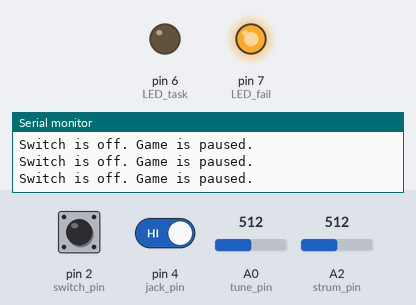
Bench run of a sketch on a simulated Arduino Uno, built with avr-gcc and run on an emulated ATmega328P. Shown: output pins drawn as LEDs (lit = HIGH), the last lines printed to the serial monitor. Dashed ring = blinking. The inputs (shaded band) are chosen by the test bench; at power-on: pin 2 (switch_pin) LOW, pin 4 (jack_pin) HIGH, A0 (tune_pin) = 512, A2 (strum_pin) = 512. Random numbers use the default seed unless the sketch sets one.

Above: at 1.2 s.
1.3 s: pin 2 (switch_pin) pulled HIGH for 0.15 s
At 1.43 s:
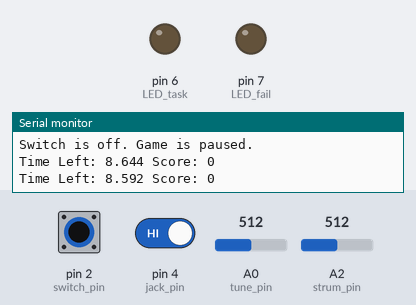
3.0 s: pin 2 (switch_pin) pulled HIGH for 3.2 s
At 7.5 s:
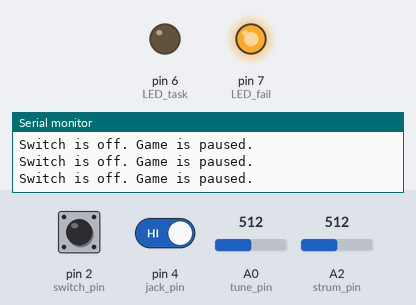
9.2 s: pin 2 (switch_pin) pulled HIGH for 3.2 s
At 11.6 s:
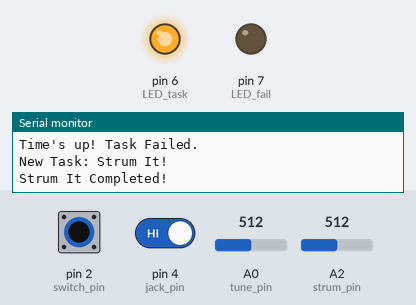
13.9 s: pin 2 (switch_pin) driven HIGH and pin 4 (jack_pin) driven LOW
At 14.3 s:
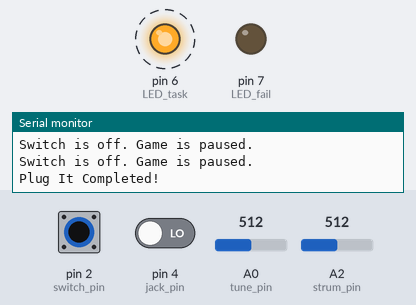
16.5 s: A0 (tune_pin) set to 490
At 17.8 s:
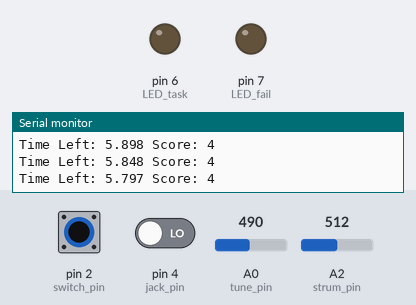
18.0 s: pin 2 (switch_pin) driven LOW
At 19.0 s:
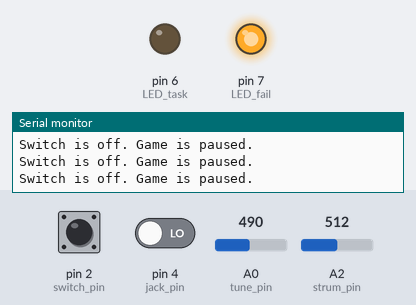
Timing chart, 0 to 21.0 s (numbered marks = the images above; inputs shaded):
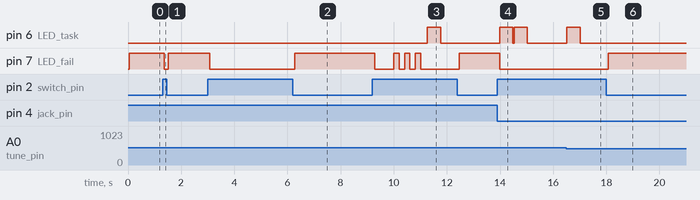

The sketch:

main-319.ino
```cpp
const int switch_pin = 2;  // On/Off switch (game control)
const int jack_pin = 4;    // Plug It jack detection
const int tune_pin = A0;   // Tune It potentiometer
const int strum_pin = A2;  // Strum It microphone
const int LED_task = 6;    // LED to indicate task success
const int LED_fail = 7;    // LED for failure indication

const int strum_threshold = 500;  // Adjust this based on testing
const int maxScore = 99;          // Winning score

int tune_val = 0, prev_tune_val = 0;
int switch_state = 0, jack_state = 0, strum_val = 0;
int currentTask = -1;  // Store the selected task
unsigned long startTime = 0;  // Timer start
unsigned long timeLimit = 10000;  // Start with 10 seconds
const int minTimeLimit = 3000;   // 3 seconds minimum time limit (in milliseconds)
int score = 0;  // Score initialized to 0

void setup() {
  pinMode(switch_pin, INPUT);         // On/Off switch input
  pinMode(jack_pin, INPUT_PULLUP);    // Jack input
  pinMode(strum_pin, INPUT);          // Strum microphone input
  pinMode(tune_pin, INPUT);           // Potentiometer input

  pinMode(LED_task, OUTPUT);
  pinMode(LED_fail, OUTPUT);

  Serial.begin(9600);

  randomSeed(analogRead(A1));  // Seed randomness using noise
  selectNewTask();  // Pick the first task
}

void loop() {
  // Debounce the on/off switch
  int stableSwitchState = digitalRead(switch_pin);
  delay(50);  // Small debounce delay
  if (stableSwitchState == digitalRead(switch_pin)) {
    switch_state = stableSwitchState;
  }

  if (switch_state == LOW) {
    // If switch is off, pause the game
    digitalWrite(LED_fail, HIGH);  // Indicate game is paused (failure LED on)
    Serial.println("Switch is off. Game is paused.");
    return;  // Exit the loop and do nothing until the switch is on
  }

  // If the switch is on, game is active
  digitalWrite(LED_fail, LOW);  // Turn off failure LED (game is active)

  // Read inputs for the active task
  jack_state = digitalRead(jack_pin);
  tune_val = analogRead(tune_pin);
  strum_val = analogRead(strum_pin);

  unsigned long currentTime = millis();
  unsigned long elapsedTime = currentTime - startTime;  // Time passed since task started

  // Check if the player completed the task
  bool taskCompleted = false;

  if (currentTask == 0 && tune_val != prev_tune_val) {  // Tune It
    Serial.println("Tune It Completed!");
    taskCompleted = true;
  }
  else if (currentTask == 1 && strum_val > strum_threshold) {  // Strum It
    Serial.println("Strum It Completed!");
    taskCompleted = true;
  }
  else if (currentTask == 2 && jack_state == LOW) {  // Plug It
    Serial.println("Plug It Completed!");
    taskCompleted = true;
  }

  // Handle task completion
  if (taskCompleted) {
    digitalWrite(LED_task, HIGH);
    delay(500);  // Short success indicator
    digitalWrite(LED_task, LOW);

    // Increase score
    if (score < maxScore) {
      score++;
    }

    // Check for winning condition
    if (score == maxScore) {
      Serial.println("YOU WON!");
      delay(2000);  // Short delay before restart
      resetGame();
      return;
    }

    // Decrease the time for the next task, but not below 3 seconds
    if (timeLimit > minTimeLimit) {
      timeLimit = max(minTimeLimit, (int)(timeLimit * 0.9));  // Reduce by 10%
    }

    selectNewTask();  // Pick a new task
  }

  // Display the remaining time (in seconds) and score on Serial Monitor
  Serial.print("Time Left: ");
  Serial.print((timeLimit - elapsedTime) / 1000.0, 3);  // Display remaining time in seconds
  Serial.print(" Score: ");
  Serial.println(score);

  // Check for timeout (if the time has elapsed)
  if (elapsedTime >= timeLimit) {
    Serial.println("Time's up! Task Failed.");

    // Blink the failure LED 3 times
    for (int i = 0; i < 3; i++) {
      digitalWrite(LED_fail, HIGH);
      delay(200);
      digitalWrite(LED_fail, LOW);
      delay(200);
    }

    // Reset score and time if task was not completed in time
    score = 0;
    timeLimit = 10000;  // Reset time to 10 seconds

    selectNewTask();  // Pick a new task
  }

  prev_tune_val = tune_val;  // Update previous tune value
}

void selectNewTask() {
  currentTask = random(3);  // Choose a random task (0-2)
  startTime = millis();     // Restart timer

  // Print selected task
  if (currentTask == 0) Serial.println("New Task: Tune It!");
  else if (currentTask == 1) Serial.println("New Task: Strum It!");
  else if (currentTask == 2) Serial.println("New Task: Plug It!");
}

void resetGame() {
  score = 0;
  timeLimit = 10000;  // Reset time to 10 seconds
  Serial.println("Game Restarted!");
  selectNewTask();
}
```

Measured:
- after the input at 1.3 s, pin 7 (LED_fail): HIGH → LOW after 0.06 s, → HIGH 0.15 s later
- after the input at 3.0 s, pin 7 (LED_fail): HIGH → LOW after 0.07 s, → HIGH 3.2 s later
- after the input at 9.2 s, pin 6 (LED_task): LOW → HIGH after 2.1 s, → LOW 0.50 s later; pin 7 (LED_fail): HIGH → LOW after 0.10 s, then repeats every 0.40 s: HIGH 0.20 s, LOW 0.20 s
- after the input at 13.9 s, pin 6 (LED_task): alternates HIGH for 0.50 s and LOW for 0.05 s, 4 changes in all, then stays LOW, starting after 0.08 s; pin 7 (LED_fail): HIGH → LOW after 0.08 s
- after the input at 16.5 s, pin 6 (LED_task): LOW → HIGH at once, → LOW 0.50 s later
- after the input at 18.0 s, pin 7 (LED_fail): LOW → HIGH after 0.08 s
